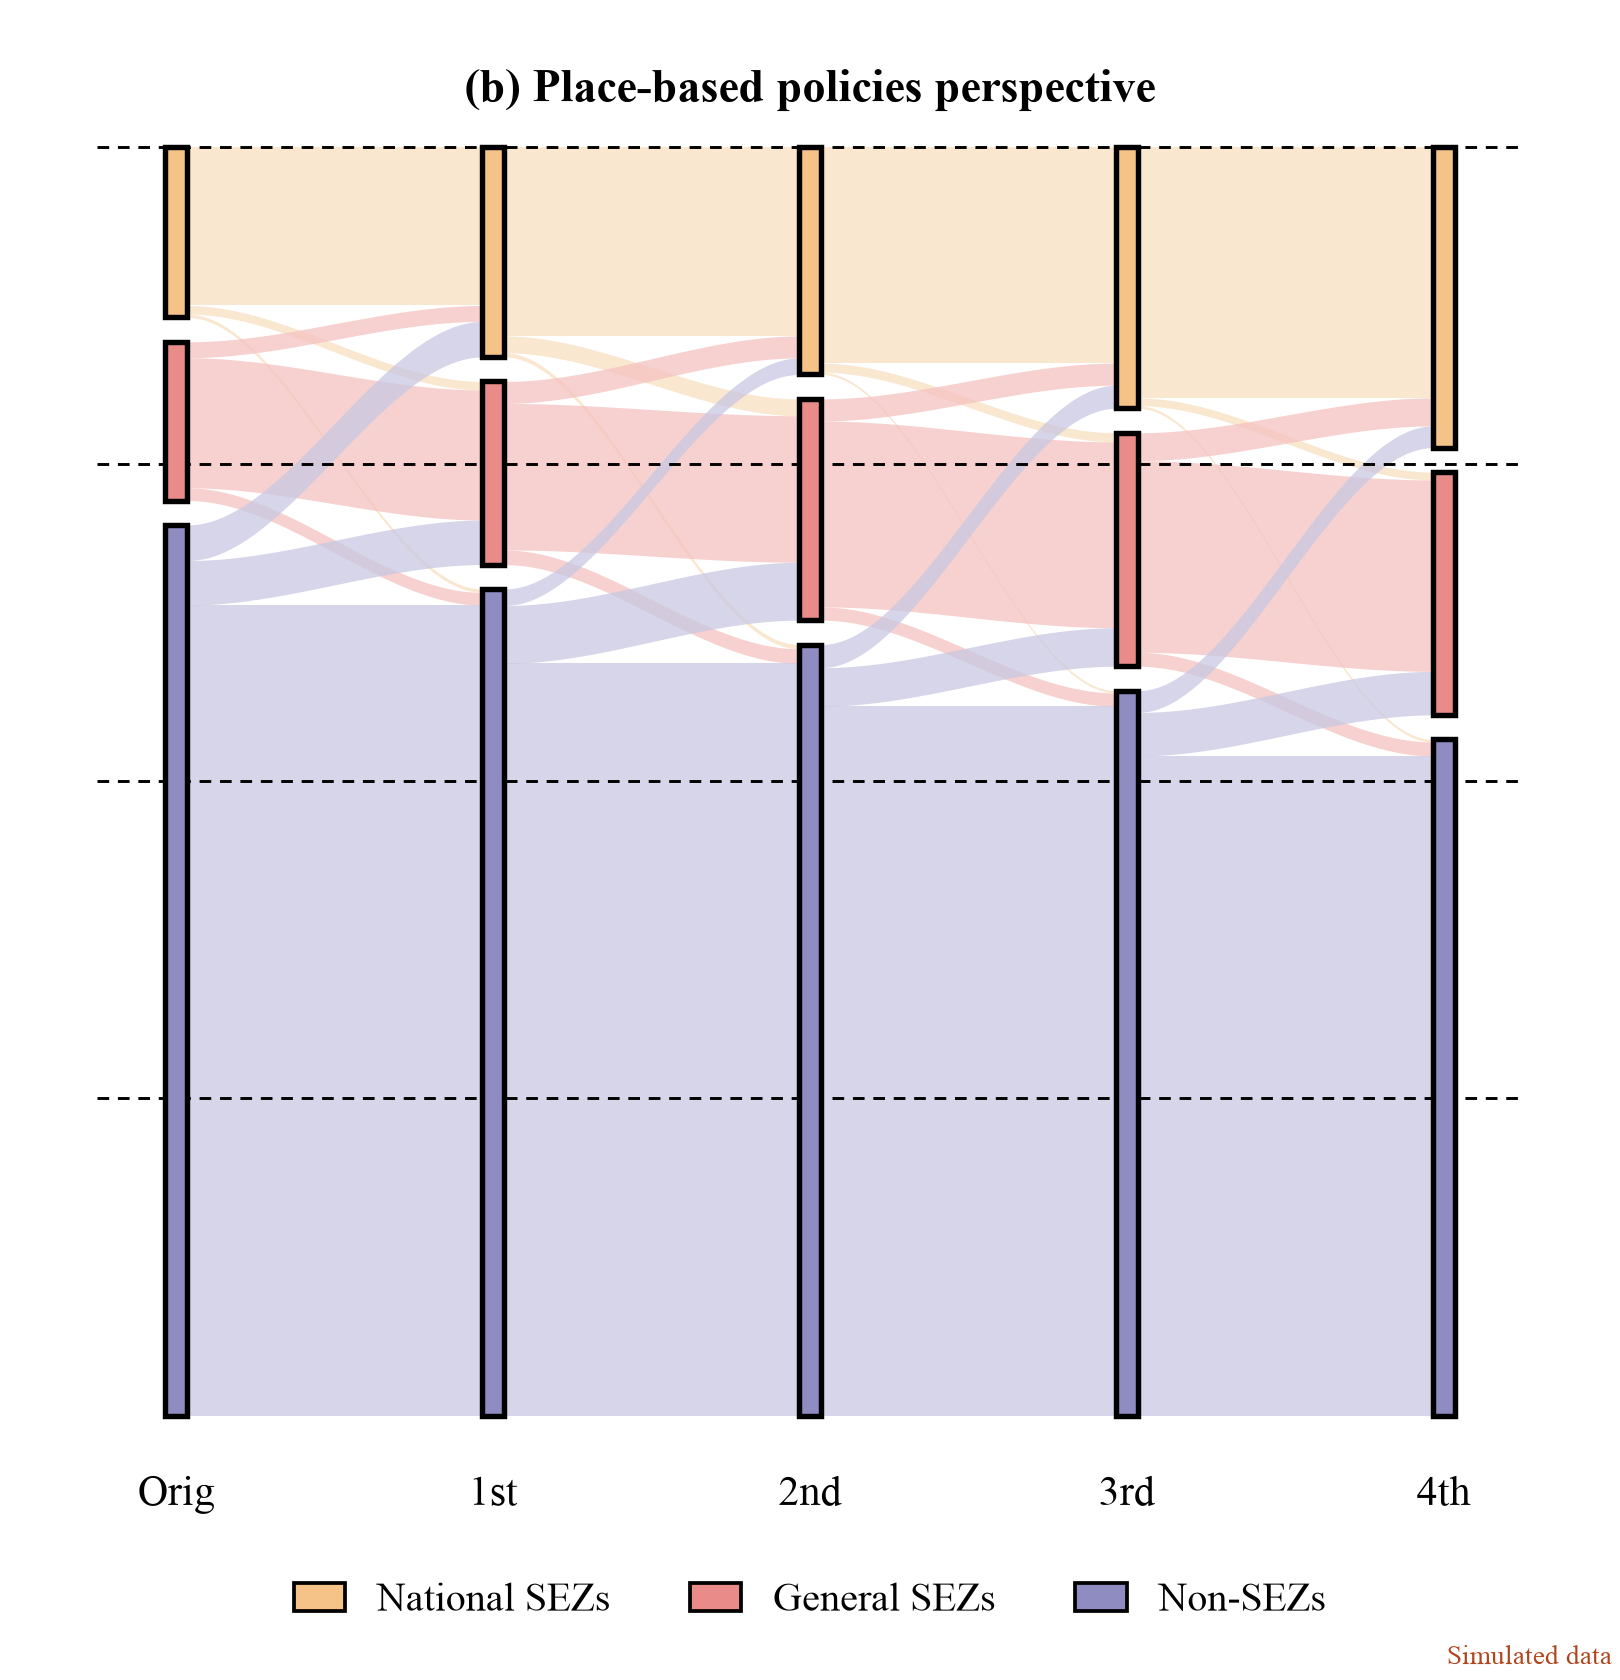

Here is the Python script that generated this plot:
"""Alluvial diagram over five stages: outlined stage bars, soft ribbons, dashed horizontal guides.

Drawn after a figure in the author's private reference collection (layout, marks, palette, legend).

*** SIMULATED DATA *** below. Replace `STAGES`, `CLASSES`, `start` (class sizes at the first stage) and
`moves` (one class-by-class transition matrix per pair of neighbouring stages; rows = from, columns = to).
"""
from pathlib import Path

import matplotlib.pyplot as plt
import numpy as np
from matplotlib.patches import Patch, Rectangle

OUT = Path(__file__).with_suffix(".png")
STAGES = ["Orig", "1st", "2nd", "3rd", "4th"]
CLASSES = ["National SEZs", "General SEZs", "Non-SEZs"]                   # top to bottom
DARK = ["#f5c287", "#e98b88", "#8e8cc0"]
PALE = ["#f9dfc0", "#f4c2c0", "#c9c8e2"]
GAP, BAR_W = 2.0, 0.07                                                     # gap between classes (data units), bar width

start = np.array([14.0, 13.0, 73.0])
share = [np.array([[.93, .05, .02], [.10, .82, .08], [.04, .05, .91]]), np.array([[.90, .08, .02], [.12, .80, .08], [.02, .07, .91]]),
         np.array([[.95, .04, .01], [.10, .84, .06], [.03, .05, .92]]), np.array([[.96, .03, .01], [.12, .82, .06], [.03, .06, .91]])]
moves, size = [], [start]
for s in share:
    moves.append(size[-1][:, None] * s)
    size.append(moves[-1].sum(0))
total = start.sum() + GAP * (len(CLASSES) - 1)


def tops(sz):
    """y of the top edge of each class block, stacking downwards from `total`."""
    return total - np.concatenate([[0], np.cumsum(sz[:-1] + GAP)])


plt.rcParams.update({"font.family": "Times New Roman", "font.size": 9, "pdf.fonttype": 42})
fig, ax = plt.subplots(figsize=(5.4, 5.6))
fig.subplots_adjust(left=0.06, right=0.94, top=0.92, bottom=0.15)
u = np.linspace(0, 1, 60)
ease = 3 * u ** 2 - 2 * u ** 3                                             # smooth S-curve between stages
for s, m in enumerate(moves):
    top_a, top_b = tops(size[s]), tops(size[s + 1])
    out_used, in_used = np.zeros(len(CLASSES)), np.zeros(len(CLASSES))
    for i in range(len(CLASSES)):
        for j in range(len(CLASSES)):
            ya, yb = top_a[i] - out_used[i], top_b[j] - in_used[j]
            upper = ya + (yb - ya) * ease
            ax.fill_between(s + BAR_W / 2 + (1 - BAR_W) * u, upper - m[i, j], upper, color=PALE[i], alpha=0.75, lw=0, zorder=2)
            out_used[i] += m[i, j]
            in_used[j] += m[i, j]
for s, sz in enumerate(size):
    for k, (t, h) in enumerate(zip(tops(sz), sz)):
        ax.add_patch(Rectangle((s - BAR_W / 2, t - h), BAR_W, h, fc=DARK[k], ec="black", lw=1.3, zorder=4))
for frac in (0.25, 0.5, 0.75, 1.0):
    ax.axhline(total * frac, color="black", lw=0.7, ls=(0, (4, 3)), zorder=3)
ax.set_xlim(-0.25, len(STAGES) - 0.75); ax.set_ylim(-1, total + 1)
ax.set_xticks(range(len(STAGES)), STAGES, fontsize=10)
ax.set_yticks([])
ax.tick_params(bottom=False, pad=8)
for sp in ax.spines.values():
    sp.set_visible(False)
ax.set_title("(b) Place-based policies perspective", fontweight="bold", fontsize=11, pad=8)
fig.legend(handles=[Patch(fc=c, ec="black", lw=0.9, label=l) for c, l in zip(DARK, CLASSES)], loc="lower center",
           ncol=3, frameon=False, fontsize=9.5, handlelength=1.3, bbox_to_anchor=(0.5, 0.015))

fig.text(0.995, 0.006, "Simulated data", ha="right", va="bottom", fontsize=6.5, color="#b0461e")
fig.savefig(OUT, dpi=300)
print(OUT)
